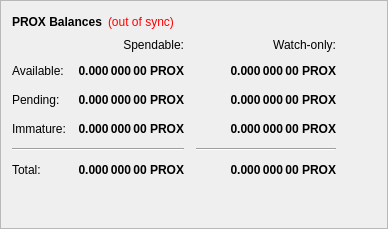
        <widget class="QFrame" name="frame">
         <property name="frameShape">
          <enum>QFrame::StyledPanel</enum>
         </property>
         <property name="frameShadow">
          <enum>QFrame::Raised</enum>
         </property>
         <layout class="QVBoxLayout" name="verticalLayout_4">
          <item>
           <layout class="QHBoxLayout" name="horizontalLayout_4">
            <item>
             <widget class="QLabel" name="label_5">
              <property name="font">
               <font>
                <weight>75</weight>
                <bold>true</bold>
               </font>
              </property>
              <property name="text">
               <string>PROX Balances</string>
              </property>
             </widget>
            </item>
            <item>
             <widget class="QLabel" name="labelWalletStatus">
              <property name="cursor">
               <cursorShape>WhatsThisCursor</cursorShape>
              </property>
              <property name="toolTip">
               <string>The displayed information may be out of date. Your wallet automatically synchronizes with the prox network after a connection is established, but this process has not completed yet.</string>
              </property>
              <property name="styleSheet">
               <string notr="true">QLabel { color: red; }</string>
              </property>
              <property name="text">
               <string notr="true">(out of sync)</string>
              </property>
              <property name="alignment">
               <set>Qt::AlignLeading|Qt::AlignLeft|Qt::AlignVCenter</set>
              </property>
             </widget>
            </item>
            <item>
             <spacer name="horizontalSpacer_3">
              <property name="orientation">
               <enum>Qt::Horizontal</enum>
              </property>
              <property name="sizeHint" stdset="0">
               <size>
                <width>40</width>
                <height>20</height>
               </size>
              </property>
             </spacer>
            </item>
           </layout>
          </item>
          <item>
           <layout class="QGridLayout" name="gridLayout">
            <property name="spacing">
             <number>12</number>
            </property>
            <item row="2" column="2">
             <widget class="QLabel" name="labelWatchPending">
              <property name="font">
               <font>
                <weight>75</weight>
                <bold>true</bold>
               </font>
              </property>
              <property name="cursor">
               <cursorShape>IBeamCursor</cursorShape>
              </property>
              <property name="toolTip">
               <string>Unconfirmed transactions to watch-only addresses</string>
              </property>
              <property name="text">
               <string notr="true">0.000 000 00 PROX</string>
              </property>
              <property name="alignment">
               <set>Qt::AlignRight|Qt::AlignTrailing|Qt::AlignVCenter</set>
              </property>
              <property name="textInteractionFlags">
               <set>Qt::LinksAccessibleByMouse|Qt::TextSelectableByKeyboard|Qt::TextSelectableByMouse</set>
              </property>
             </widget>
            </item>
            <item row="2" column="1">
             <widget class="QLabel" name="labelUnconfirmed">
              <property name="font">
               <font>
                <weight>75</weight>
                <bold>true</bold>
               </font>
              </property>
              <property name="cursor">
               <cursorShape>IBeamCursor</cursorShape>
              </property>
              <property name="toolTip">
               <string>Total of transactions that have yet to be confirmed, and do not yet count toward the spendable balance</string>
              </property>
              <property name="text">
               <string notr="true">0.000 000 00 PROX</string>
              </property>
              <property name="alignment">
               <set>Qt::AlignRight|Qt::AlignTrailing|Qt::AlignVCenter</set>
              </property>
              <property name="textInteractionFlags">
               <set>Qt::LinksAccessibleByMouse|Qt::TextSelectableByKeyboard|Qt::TextSelectableByMouse</set>
              </property>
             </widget>
            </item>
            <item row="3" column="2">
             <widget class="QLabel" name="labelWatchImmature">
              <property name="font">
               <font>
                <weight>75</weight>
                <bold>true</bold>
               </font>
              </property>
              <property name="cursor">
               <cursorShape>IBeamCursor</cursorShape>
              </property>
              <property name="toolTip">
               <string>Staked or masternode rewards in watch-only addresses that has not yet matured</string>
              </property>
              <property name="text">
               <string notr="true">0.000 000 00 PROX</string>
              </property>
              <property name="alignment">
               <set>Qt::AlignRight|Qt::AlignTrailing|Qt::AlignVCenter</set>
              </property>
              <property name="textInteractionFlags">
               <set>Qt::LinksAccessibleByMouse|Qt::TextSelectableByKeyboard|Qt::TextSelectableByMouse</set>
              </property>
             </widget>
            </item>
            <item row="4" column="0" colspan="2">
             <widget class="Line" name="lineSpendableBalance">
              <property name="orientation">
               <enum>Qt::Horizontal</enum>
              </property>
             </widget>
            </item>
            <item row="4" column="2">
             <widget class="Line" name="lineWatchBalance">
              <property name="sizePolicy">
               <sizepolicy hsizetype="Preferred" vsizetype="Fixed">
                <horstretch>0</horstretch>
                <verstretch>0</verstretch>
               </sizepolicy>
              </property>
              <property name="minimumSize">
               <size>
                <width>140</width>
                <height>0</height>
               </size>
              </property>
              <property name="orientation">
               <enum>Qt::Horizontal</enum>
              </property>
             </widget>
            </item>
            <item row="5" column="0">
             <widget class="QLabel" name="labelTotalText">
              <property name="text">
               <string>Total:</string>
              </property>
             </widget>
            </item>
            <item row="3" column="1">
             <widget class="QLabel" name="labelImmature">
              <property name="font">
               <font>
                <weight>75</weight>
                <bold>true</bold>
               </font>
              </property>
              <property name="cursor">
               <cursorShape>IBeamCursor</cursorShape>
              </property>
              <property name="toolTip">
               <string>Staked or masternode rewards that has not yet matured</string>
              </property>
              <property name="text">
               <string notr="true">0.000 000 00 PROX</string>
              </property>
              <property name="alignment">
               <set>Qt::AlignRight|Qt::AlignTrailing|Qt::AlignVCenter</set>
              </property>
              <property name="textInteractionFlags">
               <set>Qt::LinksAccessibleByMouse|Qt::TextSelectableByKeyboard|Qt::TextSelectableByMouse</set>
              </property>
             </widget>
            </item>
            <item row="2" column="3">
             <spacer name="horizontalSpacer_2">
              <property name="orientation">
               <enum>Qt::Horizontal</enum>
              </property>
              <property name="sizeHint" stdset="0">
               <size>
                <width>40</width>
                <height>20</height>
               </size>
              </property>
             </spacer>
            </item>
            <item row="3" column="0">
             <widget class="QLabel" name="labelImmatureText">
              <property name="text">
               <string>Immature:</string>
              </property>
             </widget>
            </item>
            <item row="5" column="1">
             <widget class="QLabel" name="labelTotal">
              <property name="font">
               <font>
                <weight>75</weight>
                <bold>true</bold>
               </font>
              </property>
              <property name="cursor">
               <cursorShape>IBeamCursor</cursorShape>
              </property>
              <property name="toolTip">
               <string>Your current total balance</string>
              </property>
              <property name="text">
               <string notr="true">0.000 000 00 PROX</string>
              </property>
              <property name="alignment">
               <set>Qt::AlignRight|Qt::AlignTrailing|Qt::AlignVCenter</set>
              </property>
              <property name="textInteractionFlags">
               <set>Qt::LinksAccessibleByMouse|Qt::TextSelectableByKeyboard|Qt::TextSelectableByMouse</set>
              </property>
             </widget>
            </item>
            <item row="5" column="2">
             <widget class="QLabel" name="labelWatchTotal">
              <property name="font">
               <font>
                <weight>75</weight>
                <bold>true</bold>
               </font>
              </property>
              <property name="cursor">
               <cursorShape>IBeamCursor</cursorShape>
              </property>
              <property name="toolTip">
               <string>Current total balance in watch-only addresses</string>
              </property>
              <property name="text">
               <string notr="true">0.000 000 00 PROX</string>
              </property>
              <property name="alignment">
               <set>Qt::AlignRight|Qt::AlignTrailing|Qt::AlignVCenter</set>
              </property>
              <property name="textInteractionFlags">
               <set>Qt::LinksAccessibleByMouse|Qt::TextSelectableByKeyboard|Qt::TextSelectableByMouse</set>
              </property>
             </widget>
            </item>
            <item row="0" column="2">
             <widget class="QLabel" name="labelWatchonly">
              <property name="text">
               <string>Watch-only:</string>
              </property>
              <property name="alignment">
               <set>Qt::AlignRight|Qt::AlignTrailing|Qt::AlignVCenter</set>
              </property>
             </widget>
            </item>
            <item row="1" column="0">
             <widget class="QLabel" name="labelBalanceText">
              <property name="text">
               <string>Available:</string>
              </property>
             </widget>
            </item>
            <item row="1" column="1">
             <widget class="QLabel" name="labelBalance">
              <property name="font">
               <font>
                <weight>75</weight>
                <bold>true</bold>
               </font>
              </property>
              <property name="cursor">
               <cursorShape>IBeamCursor</cursorShape>
              </property>
              <property name="toolTip">
               <string>Your current spendable balance</string>
              </property>
              <property name="text">
               <string notr="true">0.000 000 00 PROX</string>
              </property>
              <property name="alignment">
               <set>Qt::AlignRight|Qt::AlignTrailing|Qt::AlignVCenter</set>
              </property>
              <property name="textInteractionFlags">
               <set>Qt::LinksAccessibleByMouse|Qt::TextSelectableByKeyboard|Qt::TextSelectableByMouse</set>
              </property>
             </widget>
            </item>
            <item row="1" column="2">
             <widget class="QLabel" name="labelWatchAvailable">
              <property name="font">
               <font>
                <weight>75</weight>
                <bold>true</bold>
               </font>
              </property>
              <property name="cursor">
               <cursorShape>IBeamCursor</cursorShape>
              </property>
              <property name="toolTip">
               <string>Your current balance in watch-only addresses</string>
              </property>
              <property name="text">
               <string notr="true">0.000 000 00 PROX</string>
              </property>
              <property name="alignment">
               <set>Qt::AlignRight|Qt::AlignTrailing|Qt::AlignVCenter</set>
              </property>
              <property name="textInteractionFlags">
               <set>Qt::LinksAccessibleByMouse|Qt::TextSelectableByKeyboard|Qt::TextSelectableByMouse</set>
              </property>
             </widget>
            </item>
            <item row="2" column="0">
             <widget class="QLabel" name="labelPendingText">
              <property name="text">
               <string>Pending:</string>
              </property>
             </widget>
            </item>
            <item row="0" column="1">
             <widget class="QLabel" name="labelSpendable">
              <property name="text">
               <string>Spendable:</string>
              </property>
              <property name="alignment">
               <set>Qt::AlignRight|Qt::AlignTrailing|Qt::AlignVCenter</set>
              </property>
             </widget>
            </item>
           </layout>
          </item>
          <item>
           <spacer name="verticalSpacer_4">
            <property name="orientation">
             <enum>Qt::Vertical</enum>
            </property>
            <property name="sizeHint" stdset="0">
             <size>
              <width>20</width>
              <height>40</height>
             </size>
            </property>
           </spacer>
          </item>
         </layout>
        </widget>
